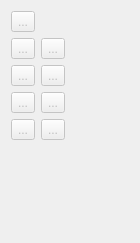
      <widget class="QWidget" name="page_4">
       <property name="geometry">
        <rect>
         <x>0</x>
         <y>0</y>
         <width>140</width>
         <height>243</height>
        </rect>
       </property>
       <property name="sizePolicy">
        <sizepolicy hsizetype="Expanding" vsizetype="Maximum">
         <horstretch>0</horstretch>
         <verstretch>0</verstretch>
        </sizepolicy>
       </property>
       <property name="toolTip">
        <string>Tools for creating arcs.</string>
       </property>
       <attribute name="icon">
        <iconset resource="../../libs/vmisc/share/resources/icon.qrc">
         <normaloff>:/icon/16x16/toolsectionarc.png</normaloff>:/icon/16x16/toolsectionarc.png</iconset>
       </attribute>
       <attribute name="label">
        <string>Arc</string>
       </attribute>
       <attribute name="toolTip">
        <string>Arc</string>
       </attribute>
       <layout class="QFormLayout" name="formLayout_4">
        <item row="2" column="0">
         <widget class="QToolButton" name="toolButtonArc">
          <property name="enabled">
           <bool>false</bool>
          </property>
          <property name="toolTip">
           <string>Arc</string>
          </property>
          <property name="text">
           <string notr="true">...</string>
          </property>
          <property name="icon">
           <iconset resource="share/resources/toolicon.qrc">
            <normaloff>:/toolicon/32x32/arc.png</normaloff>:/toolicon/32x32/arc.png</iconset>
          </property>
          <property name="iconSize">
           <size>
            <width>32</width>
            <height>32</height>
           </size>
          </property>
          <property name="checkable">
           <bool>true</bool>
          </property>
         </widget>
        </item>
        <item row="2" column="1">
         <widget class="QToolButton" name="toolButtonArcCutPoint">
          <property name="enabled">
           <bool>false</bool>
          </property>
          <property name="toolTip">
           <string>Segment an arc</string>
          </property>
          <property name="text">
           <string notr="true">...</string>
          </property>
          <property name="icon">
           <iconset resource="share/resources/toolicon.qrc">
            <normaloff>:/toolicon/32x32/arc_cut.png</normaloff>:/toolicon/32x32/arc_cut.png</iconset>
          </property>
          <property name="iconSize">
           <size>
            <width>32</width>
            <height>32</height>
           </size>
          </property>
          <property name="checkable">
           <bool>true</bool>
          </property>
         </widget>
        </item>
        <item row="3" column="0">
         <widget class="QToolButton" name="toolButtonArcIntersectAxis">
          <property name="enabled">
           <bool>false</bool>
          </property>
          <property name="toolTip">
           <string>Point intersect arc and axis</string>
          </property>
          <property name="text">
           <string notr="true">...</string>
          </property>
          <property name="icon">
           <iconset resource="share/resources/toolicon.qrc">
            <normaloff>:/toolicon/32x32/arc_intersect_axis.png</normaloff>:/toolicon/32x32/arc_intersect_axis.png</iconset>
          </property>
          <property name="iconSize">
           <size>
            <width>32</width>
            <height>32</height>
           </size>
          </property>
          <property name="checkable">
           <bool>true</bool>
          </property>
         </widget>
        </item>
        <item row="3" column="1">
         <widget class="QToolButton" name="toolButtonPointOfIntersectionArcs">
          <property name="enabled">
           <bool>false</bool>
          </property>
          <property name="toolTip">
           <string>Point of intersection arcs</string>
          </property>
          <property name="text">
           <string notr="true">...</string>
          </property>
          <property name="icon">
           <iconset resource="share/resources/toolicon.qrc">
            <normaloff>:/toolicon/32x32/point_of_intersection_arcs.png</normaloff>:/toolicon/32x32/point_of_intersection_arcs.png</iconset>
          </property>
          <property name="iconSize">
           <size>
            <width>32</width>
            <height>32</height>
           </size>
          </property>
          <property name="checkable">
           <bool>true</bool>
          </property>
         </widget>
        </item>
        <item row="4" column="0">
         <widget class="QToolButton" name="toolButtonPointOfIntersectionCircles">
          <property name="enabled">
           <bool>false</bool>
          </property>
          <property name="toolTip">
           <string>Point of intersection circles</string>
          </property>
          <property name="text">
           <string notr="true">...</string>
          </property>
          <property name="icon">
           <iconset resource="share/resources/toolicon.qrc">
            <normaloff>:/toolicon/32x32/point_of_intersection_circles.png</normaloff>:/toolicon/32x32/point_of_intersection_circles.png</iconset>
          </property>
          <property name="iconSize">
           <size>
            <width>32</width>
            <height>32</height>
           </size>
          </property>
          <property name="checkable">
           <bool>true</bool>
          </property>
         </widget>
        </item>
        <item row="4" column="1">
         <widget class="QToolButton" name="toolButtonPointFromCircleAndTangent">
          <property name="enabled">
           <bool>false</bool>
          </property>
          <property name="toolTip">
           <string>Point from circle and tangent</string>
          </property>
          <property name="text">
           <string notr="true">...</string>
          </property>
          <property name="icon">
           <iconset resource="share/resources/toolicon.qrc">
            <normaloff>:/toolicon/32x32/point_from_circle_and_tangent.png</normaloff>:/toolicon/32x32/point_from_circle_and_tangent.png</iconset>
          </property>
          <property name="iconSize">
           <size>
            <width>32</width>
            <height>32</height>
           </size>
          </property>
          <property name="checkable">
           <bool>true</bool>
          </property>
         </widget>
        </item>
        <item row="5" column="0">
         <widget class="QToolButton" name="toolButtonPointFromArcAndTangent">
          <property name="enabled">
           <bool>false</bool>
          </property>
          <property name="toolTip">
           <string>Point from arc and tangent</string>
          </property>
          <property name="text">
           <string notr="true">...</string>
          </property>
          <property name="icon">
           <iconset resource="share/resources/toolicon.qrc">
            <normaloff>:/toolicon/32x32/point_from_arc_and_tangent.png</normaloff>:/toolicon/32x32/point_from_arc_and_tangent.png</iconset>
          </property>
          <property name="iconSize">
           <size>
            <width>32</width>
            <height>32</height>
           </size>
          </property>
          <property name="checkable">
           <bool>true</bool>
          </property>
         </widget>
        </item>
        <item row="5" column="1">
         <widget class="QToolButton" name="toolButtonArcWithLength">
          <property name="enabled">
           <bool>false</bool>
          </property>
          <property name="toolTip">
           <string>Arc with given length</string>
          </property>
          <property name="text">
           <string notr="true">...</string>
          </property>
          <property name="icon">
           <iconset resource="share/resources/toolicon.qrc">
            <normaloff>:/toolicon/32x32/arc_with_length.png</normaloff>:/toolicon/32x32/arc_with_length.png</iconset>
          </property>
          <property name="iconSize">
           <size>
            <width>32</width>
            <height>32</height>
           </size>
          </property>
          <property name="checkable">
           <bool>true</bool>
          </property>
         </widget>
        </item>
        <item row="0" column="0">
         <widget class="QToolButton" name="toolButtonPointerArc">
          <property name="enabled">
           <bool>false</bool>
          </property>
          <property name="toolTip">
           <string>Tool pointer</string>
          </property>
          <property name="text">
           <string notr="true">...</string>
          </property>
          <property name="icon">
           <iconset resource="../../libs/vmisc/share/resources/icon.qrc">
            <normaloff>:/icon/32x32/arrow_cursor.png</normaloff>:/icon/32x32/arrow_cursor.png</iconset>
          </property>
          <property name="iconSize">
           <size>
            <width>32</width>
            <height>32</height>
           </size>
          </property>
          <property name="checkable">
           <bool>true</bool>
          </property>
         </widget>
        </item>
       </layout>
      </widget>
